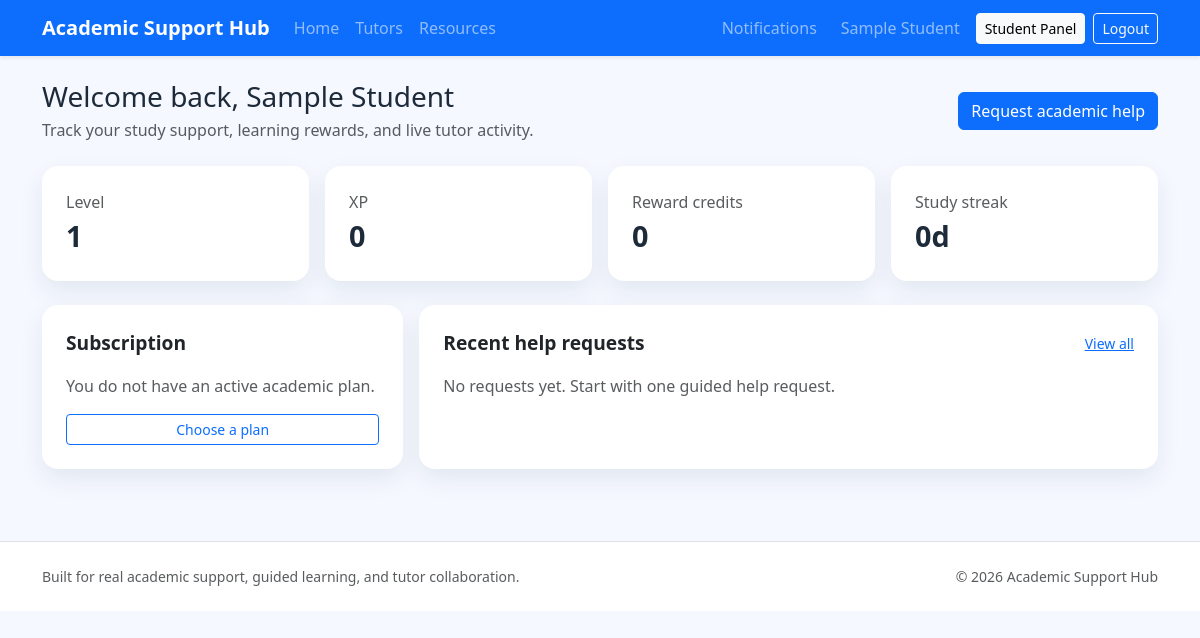
The app's page /student/dashboard.php (signed in), older data.
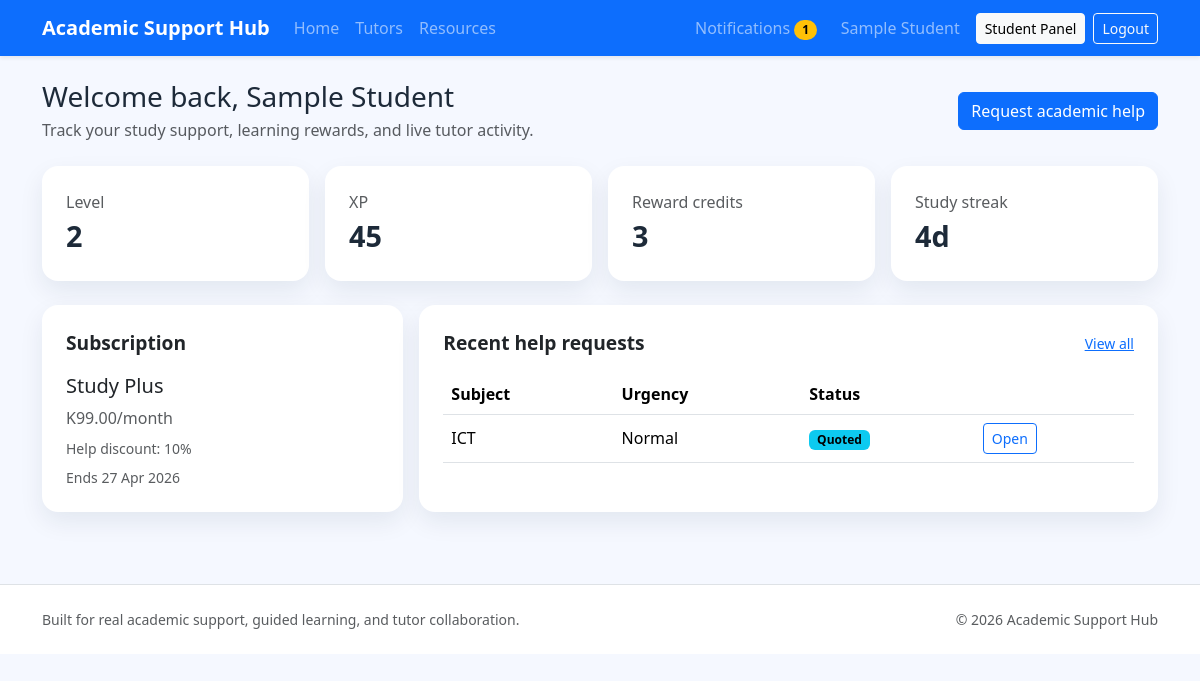
The same page, newer data.
### tables this page shows
CREATE TABLE user_rewards (
    id INT UNSIGNED AUTO_INCREMENT PRIMARY KEY,
    user_id INT UNSIGNED NOT NULL UNIQUE,
    current_xp INT UNSIGNED NOT NULL DEFAULT 0,
    current_level INT UNSIGNED NOT NULL DEFAULT 1,
    reward_credits INT UNSIGNED NOT NULL DEFAULT 0,
    streak_days INT UNSIGNED NOT NULL DEFAULT 0,
    last_activity_date DATE NULL,
    CONSTRAINT fk_user_rewards_user FOREIGN KEY (user_id) REFERENCES users(id) ON DELETE CASCADE
);

CREATE TABLE user_subscriptions (
    id INT UNSIGNED AUTO_INCREMENT PRIMARY KEY,
    user_id INT UNSIGNED NOT NULL,
    plan_id INT UNSIGNED NOT NULL,
    starts_at DATETIME NOT NULL,
    ends_at DATETIME NOT NULL,
    status ENUM('active','expired','cancelled') NOT NULL DEFAULT 'active',
    created_at TIMESTAMP NOT NULL DEFAULT CURRENT_TIMESTAMP,
    CONSTRAINT fk_user_subscriptions_user FOREIGN KEY (user_id) REFERENCES users(id) ON DELETE CASCADE,
    CONSTRAINT fk_user_subscriptions_plan FOREIGN KEY (plan_id) REFERENCES subscription_plans(id) ON DELETE CASCADE
);

CREATE TABLE subscription_plans (
    id INT UNSIGNED AUTO_INCREMENT PRIMARY KEY,
    name VARCHAR(100) NOT NULL,
    monthly_price DECIMAL(10,2) NOT NULL,
    help_discount_percent DECIMAL(5,2) NOT NULL DEFAULT 0,
    monthly_help_credits INT UNSIGNED NOT NULL DEFAULT 0,
    feature_summary VARCHAR(255) NOT NULL,
    description TEXT NOT NULL
);

CREATE TABLE help_requests (
    id INT UNSIGNED AUTO_INCREMENT PRIMARY KEY,
    student_id INT UNSIGNED NOT NULL,
    selected_tutor_id INT UNSIGNED NULL,
    accepted_offer_id INT UNSIGNED NULL,
    subject VARCHAR(100) NOT NULL,
    title VARCHAR(190) NOT NULL,
    details TEXT NOT NULL,
    urgency ENUM('normal','urgent') NOT NULL DEFAULT 'normal',
    suggested_budget DECIMAL(10,2) NOT NULL DEFAULT 0,
    reward_credits_to_use INT UNSIGNED NOT NULL DEFAULT 0,
    attachment_path VARCHAR(255) NULL,
    status ENUM('open','quoted','accepted','in_progress','completed','cancelled') NOT NULL DEFAULT 'open',
    created_at TIMESTAMP NOT NULL DEFAULT CURRENT_TIMESTAMP,
    CONSTRAINT fk_help_requests_student FOREIGN KEY (student_id) REFERENCES users(id) ON DELETE CASCADE,
    CONSTRAINT fk_help_requests_tutor FOREIGN KEY (selected_tutor_id) REFERENCES users(id) ON DELETE SET NULL
);

### includes/bootstrap.php (called while the page is built, shortened)
<?php
require_once __DIR__ . '/../config/config.php';
require_once __DIR__ . '/functions.php';
refresh_current_user();

### student/dashboard.php (the view, shortened to what the changed rows need)
<?php
require_once __DIR__ . '/../includes/bootstrap.php';
$user = current_user();
$reward = reward_summary((int) $user['id']);
$subscription = current_subscription((int) $user['id']);
$activeRequests = $pdo->prepare("SELECT * FROM help_requests WHERE student_id = :student_id ORDER BY id DESC LIMIT 5");
$activeRequests->execute(['student_id' => $user['id']]);
$requests = $activeRequests->fetchAll();
include __DIR__ . '/../includes/header.php';
?>
<div class="d-flex justify-content-between align-items-center mb-4">
    <div>
        <h1 class="h3 mb-1">Welcome back, <?= e($user['name']) ?></h1>
    </div>
</div>
<div class="row g-3 mb-4">
    <div class="col-md-3"><div class="metric-card bg-white p-4"><div class="text-muted">Level</div><div class="metric-value"><?= (int) $reward['current_level'] ?></div></div></div>
    <div class="col-md-3"><div class="metric-card bg-white p-4"><div class="text-muted">XP</div><div class="metric-value"><?= (int) $reward['current_xp'] ?></div></div></div>
    <div class="col-md-3"><div class="metric-card bg-white p-4"><div class="text-muted">Reward credits</div><div class="metric-value"><?= (int) $reward['reward_credits'] ?></div></div></div>
    <div class="col-md-3"><div class="metric-card bg-white p-4"><div class="text-muted">Study streak</div><div class="metric-value"><?= (int) $reward['streak_days'] ?>d</div></div></div>
</div>
<div class="row g-3">
    <div class="col-lg-4">
        <div class="card card-soft p-4 h-100">
            <div class="section-title mb-3">Subscription</div>
            <?php if ($subscription): ?>
                <div class="h5"><?= e($subscription['plan_name']) ?></div>
                <div class="text-muted mb-2"><?= money($subscription['monthly_price']) ?>/month</div>
                <div class="small text-muted mb-2">Help discount: <?= (int) $subscription['help_discount_percent'] ?>%</div>
                <div class="small text-muted">Ends <?= e(date('d M Y', strtotime($subscription['ends_at']))) ?></div>
            <?php else: ?>
                <p class="text-muted">You do not have an active academic plan.</p>
                <a class="btn btn-outline-primary btn-sm" href="<?= app_url('pricing.php') ?>">Choose a plan</a>
            <?php endif; ?>
        </div>
    </div>
    <div class="col-lg-8">
        <div class="card card-soft p-4 h-100">
            <div class="d-flex justify-content-between align-items-center mb-3">
                <div class="section-title">Recent help requests</div>
                <a class="small" href="<?= app_url('student/my_requests.php') ?>">View all</a>
            </div>
            <?php if ($requests): ?>
                <div class="table-responsive">
                    <table class="table align-middle">
                        <thead><tr><th>Subject</th><th>Urgency</th><th>Status</th><th></th></tr></thead>
                        <tbody>
                        <?php foreach ($requests as $request): ?>
                            <tr>
                                <td><?= e($request['subject']) ?></td>
                                <td><?= e(ucfirst($request['urgency'])) ?></td>
                                <td><?= status_badge($request['status']) ?></td>
                                <td><a class="btn btn-sm btn-outline-primary" href="<?= app_url('student/request_view.php?id=' . (int) $request['id']) ?>">Open</a></td>
                            </tr>
                        <?php endforeach; ?>
                        </tbody>
                    </table>
                </div>
            <?php else: ?>
                <p class="text-muted mb-0">No requests yet. Start with one guided help request.</p>
            <?php endif; ?>
        </div>
    </div>
</div>
<?php include __DIR__ . '/../includes/footer.php'; ?>

### includes/header.php (shortened to what the changed rows need)
<?php
$user = current_user();
$unreadCount = $user ? unread_notification_count((int) $user['id']) : 0;
?>
<!doctype html>
<html lang="en">
<head>
    <link href="https://cdn.jsdelivr.net/npm/bootstrap@5.3.7/dist/css/bootstrap.min.css" rel="stylesheet">
    <link href="<?= app_url('assets/css/style.css') ?>" rel="stylesheet">
</head>
<body>
<nav class="navbar navbar-expand-lg navbar-dark bg-primary shadow-sm sticky-top">
    <div class="container">
        <div class="collapse navbar-collapse" id="appNav">
            <ul class="navbar-nav align-items-lg-center gap-lg-2">
                <?php if ($user): ?>
                    <li class="nav-item dropdown">
                        <a class="nav-link position-relative" href="#" data-bs-toggle="dropdown">Notifications
                            <?php if ($unreadCount > 0): ?>
                                <span class="badge rounded-pill text-bg-warning"><?= (int) $unreadCount ?></span>
                            <?php endif; ?>
                        </a>
                    </li>
                <?php else: ?>
                    <li class="nav-item"><a class="btn btn-outline-light btn-sm" href="<?= app_url('login.php') ?>">Login</a></li>
                    <li class="nav-item"><a class="btn btn-warning btn-sm" href="<?= app_url('register.php') ?>">Create Account</a></li>
                <?php endif; ?>
            </ul>
        </div>
    </div>
</nav>
<main class="py-4">
    <div class="container">

### includes/functions.php (shortened to what the changed rows need)
<?php
function app_url(string $path = ''): string
{
    $path = ltrim($path, '/');
    return BASE_URL . ($path !== '' ? '/' . $path : '');
}
function e(mixed $value): string
{
    return htmlspecialchars((string) $value, ENT_QUOTES, 'UTF-8');
}
function current_user(): ?array
{
    return $_SESSION['user'] ?? null;
}
function refresh_current_user(): void
{
    global $pdo;
    $stmt = $pdo->prepare('SELECT * FROM users WHERE id = :id LIMIT 1');
    $stmt->execute(['id' => (int) $_SESSION['user']['id']]);
}
function money(float|string|int $amount): string
{
    return 'K' . number_format((float) $amount, 2);
}
function status_badge(string $status): string
{
    $map = [
        'open' => 'warning',
        'quoted' => 'info',
        'accepted' => 'primary',
        'in_progress' => 'primary',
        'completed' => 'success',
        'cancelled' => 'secondary',
        'held' => 'warning',
        'released' => 'success',
        'pending' => 'warning',
        'paid' => 'success',
        'requested' => 'warning',
        'approved' => 'success',
        'rejected' => 'danger',
        'active' => 'success',
        'expired' => 'secondary',
        'verified' => 'success',
    ];
    $class = $map[$status] ?? 'secondary';
    return '<span class="badge text-bg-' . $class . '">' . e(ucwords(str_replace('_', ' ', $status))) . '</span>';
}
function current_subscription(int $userId): ?array
{
    global $pdo;
    $stmt = $pdo->prepare("
        SELECT us.*, sp.name AS plan_name, sp.monthly_price, sp.help_discount_percent, sp.monthly_help_credits
        FROM user_subscriptions us
        INNER JOIN subscription_plans sp ON sp.id = us.plan_id
        WHERE us.user_id = :user_id AND us.status = 'active' AND us.ends_at >= NOW()
        ORDER BY us.ends_at DESC
        LIMIT 1
    ");
    $stmt->execute(['user_id' => $userId]);
    return $stmt->fetch() ?: null;
}
function reward_summary(int $userId): array
{
    global $pdo;
    $stmt = $pdo->prepare('SELECT * FROM user_rewards WHERE user_id = :user_id LIMIT 1');
    $stmt->execute(['user_id' => $userId]);
    $row = $stmt->fetch();
    return $row ?: [
        'user_id' => $userId,
        'current_xp' => 0,
        'current_level' => 1,
        'reward_credits' => 0,
        'streak_days' => 0,
        'last_activity_date' => null,
    ];
}
function unread_notification_count(int $userId): int
{
    global $pdo;
    $stmt = $pdo->prepare("SELECT COUNT(*) FROM notifications WHERE user_id = :user_id AND is_read = 0");
    $stmt->execute(['user_id' => $userId]);
    return (int) $stmt->fetchColumn();
}

Row changes from the older to the newer data that the page shows:
added user_rewards: current_level "2", current_xp "45", reward_credits "3", streak_days "4"
added user_subscriptions: plan.name "Study Plus", plan.monthly_price "K99.00", plan.help_discount_percent "10", ends_at "27 Apr 2026"
added help_requests: subject "ICT", urgency "Normal", status "Quoted"
Text that changed along with them:
$unreadCount: (not shown) → "1"
$reward['current_level']: "1" → (not shown)
$reward['current_xp']: "0" → (not shown)
$reward['reward_credits']: "0" → (not shown)
$reward['streak_days']: "0" → (not shown)
text no longer shown: "You do not have an active academic plan. Choose a plan No requests yet. Start with one guided help request."
text now shown: "/month Help discount: % Ends Subject Urgency Status"
